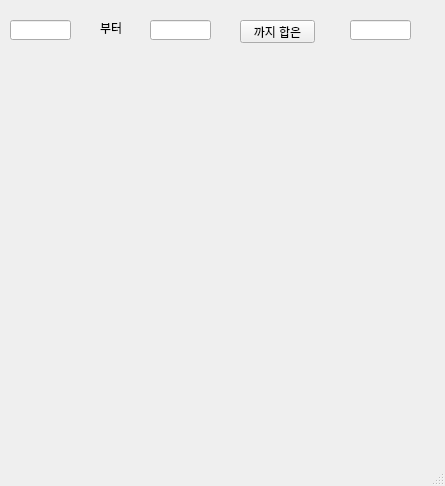
<?xml version="1.0" encoding="UTF-8"?>
<ui version="4.0">
 <class>MainWindow</class>
 <widget class="QMainWindow" name="MainWindow">
  <property name="geometry">
   <rect>
    <x>0</x>
    <y>0</y>
    <width>445</width>
    <height>486</height>
   </rect>
  </property>
  <property name="windowTitle">
   <string>MainWindow</string>
  </property>
  <widget class="QWidget" name="centralwidget">
   <widget class="QLineEdit" name="le1">
    <property name="geometry">
     <rect>
      <x>10</x>
      <y>20</y>
      <width>61</width>
      <height>20</height>
     </rect>
    </property>
   </widget>
   <widget class="QLabel" name="label">
    <property name="geometry">
     <rect>
      <x>100</x>
      <y>20</y>
      <width>31</width>
      <height>16</height>
     </rect>
    </property>
    <property name="text">
     <string>부터</string>
    </property>
   </widget>
   <widget class="QLineEdit" name="le2">
    <property name="geometry">
     <rect>
      <x>150</x>
      <y>20</y>
      <width>61</width>
      <height>20</height>
     </rect>
    </property>
   </widget>
   <widget class="QPushButton" name="pb">
    <property name="geometry">
     <rect>
      <x>240</x>
      <y>20</y>
      <width>75</width>
      <height>23</height>
     </rect>
    </property>
    <property name="text">
     <string>까지 합은</string>
    </property>
   </widget>
   <widget class="QLineEdit" name="le3">
    <property name="geometry">
     <rect>
      <x>350</x>
      <y>20</y>
      <width>61</width>
      <height>20</height>
     </rect>
    </property>
   </widget>
  </widget>
  <widget class="QMenuBar" name="menubar">
   <property name="geometry">
    <rect>
     <x>0</x>
     <y>0</y>
     <width>445</width>
     <height>21</height>
    </rect>
   </property>
  </widget>
  <widget class="QStatusBar" name="statusbar"/>
 </widget>
 <resources/>
 <connections/>
</ui>
